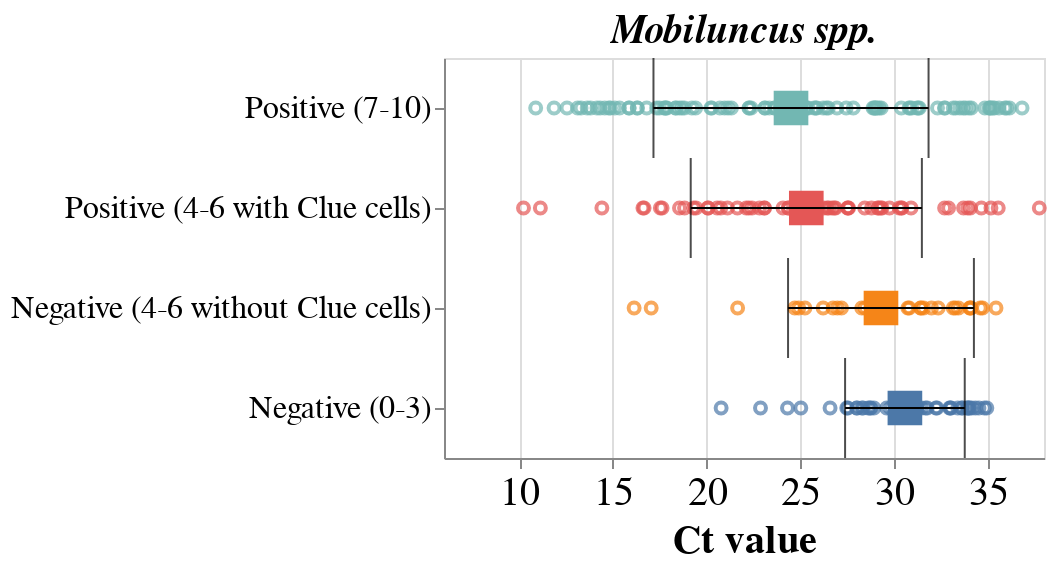

The notebook cell this image was saved under:
### Markdown cell above
Fig 3: Comparison of Ct values and Nugent score obtained of Lactobacillus spp. on the Seegene Vaginitis Screening assay

### Code cell
lacto = dis_df[(dis_df['Gene'] == 'Mobiluncus spp.') & (dis_df['Agreement2'] == 'Concordant')]
order=['Positive (7-10)','Positive (4-6 with Clue cells)','Negative (4-6 without Clue cells)','Negative (0-3)']

title=alt.TitleParams('Mobiluncus spp.', fontSize=20, fontStyle='Italic')
                                                
lacto_point_bv= alt.Chart(lacto, title=title).mark_point().encode(alt.X('CT:Q', title='Ct value', scale=alt.Scale(domain=[6,38]),axis=alt.Axis(labelAngle=0, labelFontSize=20, titleFontSize=20, grid=True,)),
                                                      alt.Y('BV_reviewed_score_sg:N' ,sort=order, axis=alt.Axis(labels=True,labelFontSize=16, titleFontSize=20, grid=False , labelLimit=900)), 
                                                    alt.Color('BV_reviewed_score_sg:N', legend=None))                                                 


lacto_mean_bv = alt.Chart(lacto).mark_square(size=300).encode(alt.X('mean(CT):Q', title='Ct value',  scale=alt.Scale(domain=[6,38]),axis=alt.Axis(labelAngle=45, labelFontSize=20, titleFontSize=20, grid=True,)),
                                                         alt.Y('BV_reviewed_score_sg:N' ,sort=order, axis=alt.Axis(labels=False,labelFontSize=16, titleFontSize=20, grid=False )),
                                                             alt.Color('BV_reviewed_score_sg:N', legend=None))

error_bars = alt.Chart(lacto).mark_errorbar(extent='stdev',ticks=True, color='black').encode(alt.X('CT:Q', title='Ct value',scale=alt.Scale(domain=[6,38]), axis=alt.Axis(labelAngle=45, labelFontSize=20, titleFontSize=20, grid=True,)),
                                                      alt.Y('BV_reviewed_score_sg:N', sort=order, title= None, axis=alt.Axis(labels=False,labelFontSize=16, titleFontSize=20, grid=False)))

lacto_chart =(lacto_point_bv+ lacto_mean_bv+error_bars ).properties(width=300, height=200).configure_axisY(titleX=-250)
lacto_chart

### Figure 1 — Vega-Lite specification as saved in the notebook (floating-point values rounded to 4 significant figures; data arrays with more than 128 entries replaced by an {"elided": "..."} marker saying what was removed)
{"$schema": "https://vega.github.io/schema/vega-lite/v4.17.0.json", "config": {"axisY": {"titleX": -250}, "view": {"continuousHeight": 300, "continuousWidth": 400}}, "data": {"name": "data-ca8edec0404c78b66181c4bd9b6edf1d"}, "datasets": {"data-ca8edec0404c78b66181c4bd9b6edf1d": {"elided": "328 records"}}, "height": 200, "layer": [{"encoding": {"color": {"field": "BV_reviewed_score_sg", "legend": null, "type": "nominal"}, "x": {"axis": {"grid": true, "labelAngle": 0, "labelFontSize": 20, "titleFontSize": 20}, "field": "CT", "scale": {"domain": [6, 38]}, "title": "Ct value", "type": "quantitative"}, "y": {"axis": {"grid": false, "labelFontSize": 16, "labelLimit": 900, "labels": true, "titleFontSize": 20}, "field": "BV_reviewed_score_sg", "sort": ["Positive (7-10)", "Positive (4-6 with Clue cells)", "Negative (4-6 without Clue cells)", "Negative (0-3)"], "type": "nominal"}}, "mark": "point", "title": {"fontSize": 20, "fontStyle": "Italic", "text": "Mobiluncus spp."}}, {"encoding": {"color": {"field": "BV_reviewed_score_sg", "legend": null, "type": "nominal"}, "x": {"aggregate": "mean", "axis": {"grid": true, "labelAngle": 45, "labelFontSize": 20, "titleFontSize": 20}, "field": "CT", "scale": {"domain": [6, 38]}, "title": "Ct value", "type": "quantitative"}, "y": {"axis": {"grid": false, "labelFontSize": 16, "labels": false, "titleFontSize": 20}, "field": "BV_reviewed_score_sg", "sort": ["Positive (7-10)", "Positive (4-6 with Clue cells)", "Negative (4-6 without Clue cells)", "Negative (0-3)"], "type": "nominal"}}, "mark": {"size": 300, "type": "square"}}, {"encoding": {"x": {"axis": {"grid": true, "labelAngle": 45, "labelFontSize": 20, "titleFontSize": 20}, "field": "CT", "scale": {"domain": [6, 38]}, "title": "Ct value", "type": "quantitative"}, "y": {"axis": {"grid": false, "labelFontSize": 16, "labels": false, "titleFontSize": 20}, "field": "BV_reviewed_score_sg", "sort": ["Positive (7-10)", "Positive (4-6 with Clue cells)", "Negative (4-6 without Clue cells)", "Negative (0-3)"], "title": null, "type": "nominal"}}, "mark": {"color": "black", "extent": "stdev", "ticks": true, "type": "errorbar"}}], "width": 300}
